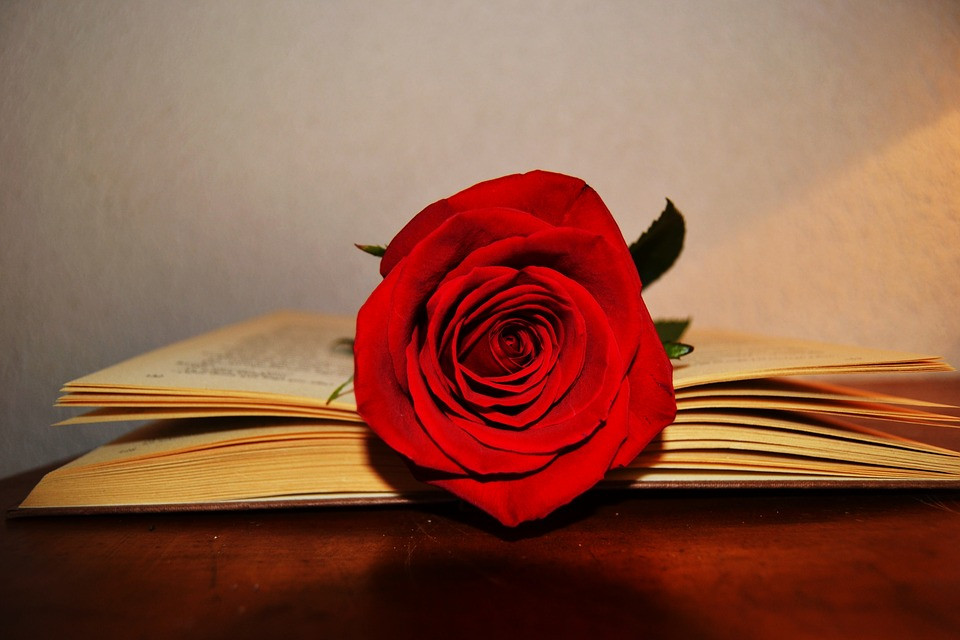
#> input picture Computer_vision/11_rose_and_cats/rose/rose.jpg, 960 x 640 px
$ python rose.py
#> lines starting #> are read from the running program, lines starting #| are printed output that depends on the picture; after the words box and inside, x2 and y2 are one past the last pixel; in counts of white or black regions, pixels touching at a corner belong together
import cv2
import numpy as np

image = cv2.imread("rose.jpg")
#> image is the input picture: shape (640, 960, 3); mean B, G, R 70.4, 91.5, 142.7

hsv = cv2.cvtColor(image, cv2.COLOR_BGR2HSV)
#> hsv: shape (640, 960, 3); mean H, S, V 19.8, 148, 142.7
lower = np.array([0, 200, 100])
upper = np.array([1, 255, 255])

mask = cv2.inRange(hsv, lower, upper)  # ВЫДАЕТ ВСЕ ЗНАЧЕНИЯ ИЗ ОПРЕДЕЛЕННОГО ИНТЕРВАЛА
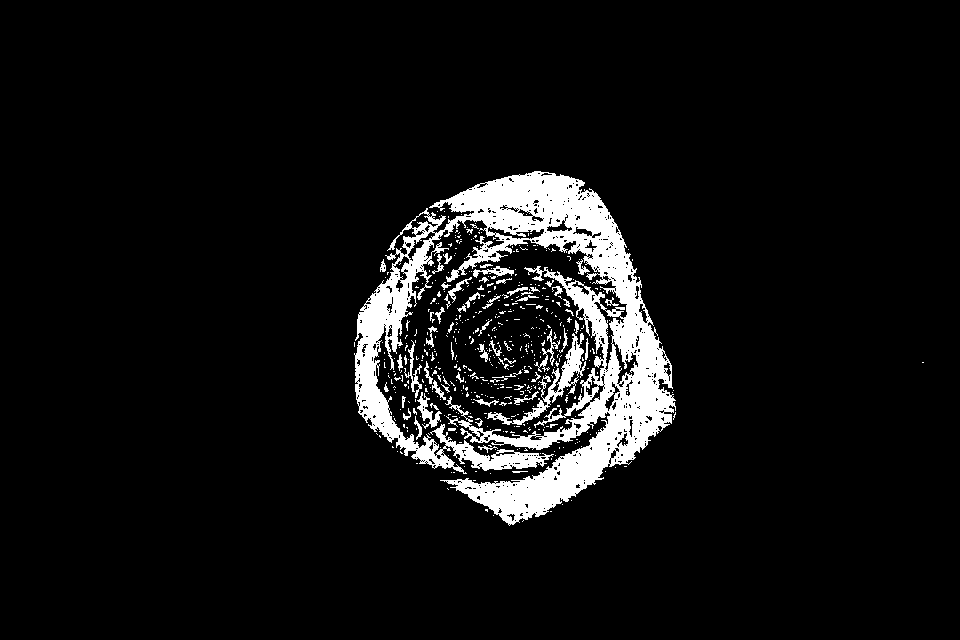
#> mask: shape (640, 960); 7% white; 533 white regions (472 under 20 px), largest, box (x1, y1, x2, y2) and area: (354, 171, 676, 526) 36727, (487, 333, 586, 425) 1412, (417, 392, 442, 429) 311
#mask = cv2.dilate(mask, np.ones((7, 7)))
mask = cv2.morphologyEx(mask, cv2.MORPH_CLOSE, np.ones((11,11)), iterations = 2)
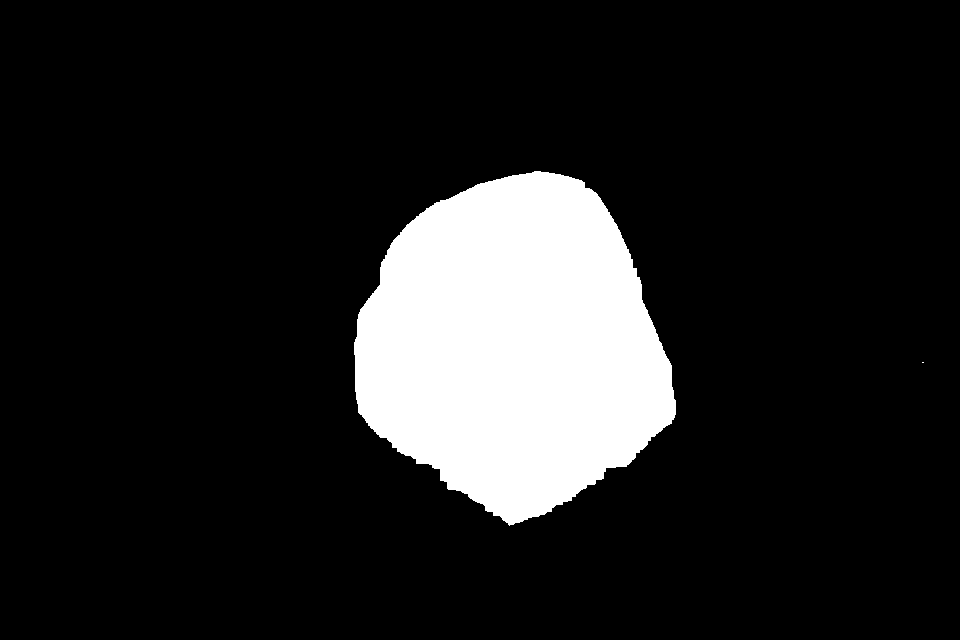
#> mask: shape (640, 960); 13.2% white; 2 white regions (1 under 20 px), largest, box (x1, y1, x2, y2) and area: (354, 171, 676, 526) 81142
rose = cv2.bitwise_and(image, image, mask=mask)
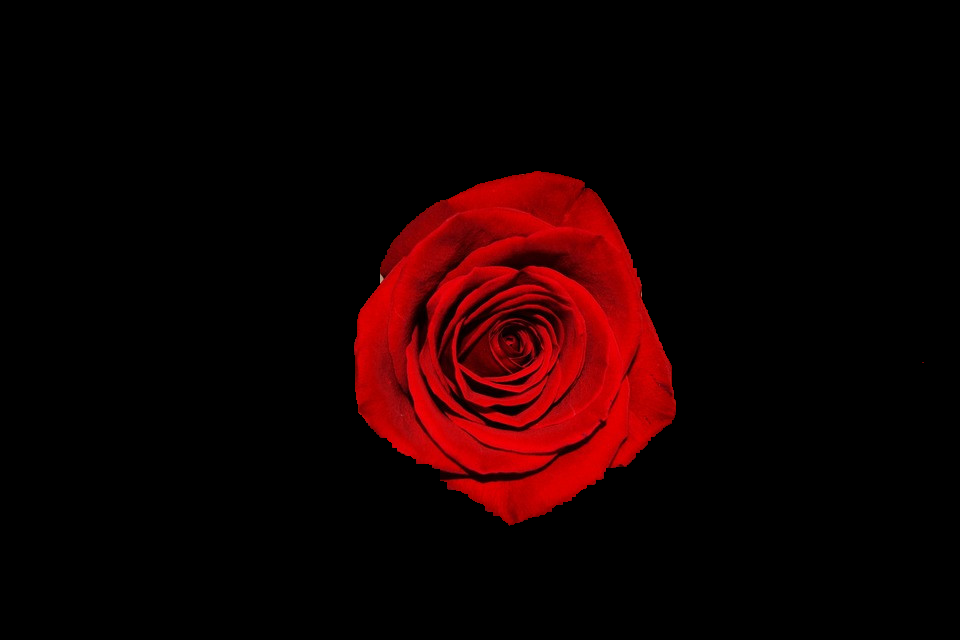
#> rose: shape (640, 960, 3); mean B, G, R 0.7, 0.5, 21.1

cv2.imshow("Image", image)
cv2.imshow("Mask", mask)
cv2.imshow("Rose", rose)
cv2.waitKey()
cv2.destroyAllWindows()
